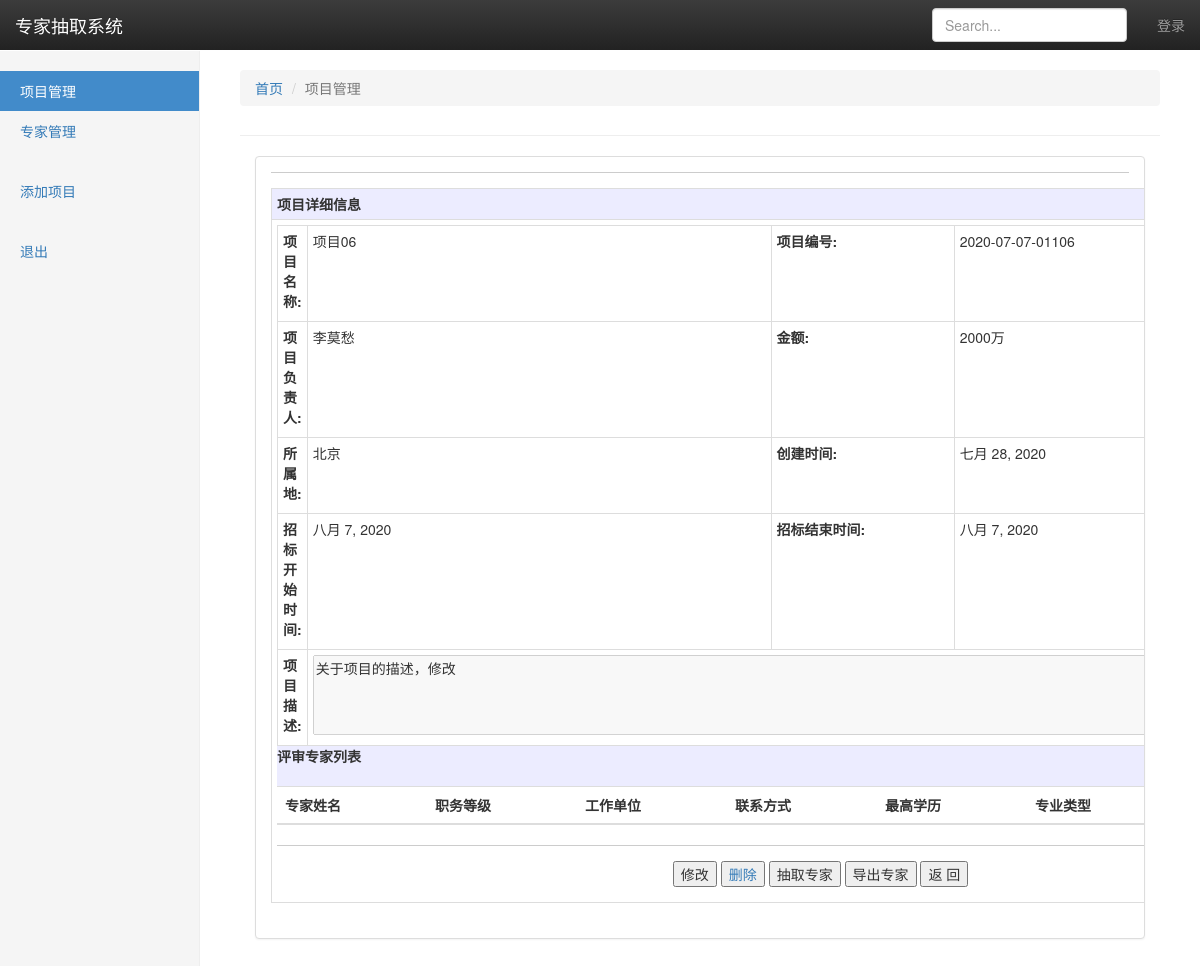
Page /program/detail/6 on the committed database.
### program/models.py (models this page shows, shortened)
class Program(models.Model):
    id = models.AutoField(primary_key=True)
    visible = models.BooleanField(default=True)
    seq = models.CharField(max_length=100, null=False, verbose_name="项目编号")
    name = models.CharField(max_length=500, verbose_name="项目名称", null=False)
    desp = models.CharField(max_length=1000, verbose_name="项目描述", null=True)
    responser = models.CharField(max_length=100, verbose_name="项目负责人", null=False)
    location = models.CharField(max_length=100, verbose_name="所属地", null=True)
    money = models.CharField(max_length=100, null=True,verbose_name="招标金额")
    program_date = models.DateField(verbose_name="创建时间")
    start_date = models.DateField(verbose_name="评标开始时间")
    end_date = models.DateField(verbose_name="评标截止时间")
    class Meta:
        verbose_name = '项目'
        verbose_name_plural = verbose_name

### program/views.py (the view)
# urls.py: path('detail/<int:program_id>', views.program_detail, name='detail'),
def program_detail(request, program_id):
    try:
        program_detail_info = Program.objects.get(id=program_id)
    except:
        return HttpResponse("项目不存在， ID:", program_id)
    comment_list = Comments.objects.filter(program__id = program_id).exclude(status="nok")
    return render(request, 'program_detail.html', {"expert_list" : comment_list, "program": program_detail_info})

### template/program_detail.html (shortened to what this page needs)
<!DOCTYPE html>
{% load static %}
<html lang="zh-CN">
<head>
  <link rel="stylesheet" href = "{%static 'css/bootstrap.min.css'%}">
  <link rel="stylesheet" href="{%static 'css/bootstrap-theme.min.css'%}">
  {% load static %}
</head>
<body>
  <nav class="navbar navbar-inverse navbar-fixed-top">
    <div class="container-fluid">
      <div class="navbar-header">
        <a class="navbar-brand" href="#">专家抽取系统</a>
      </div>
      <div id="navbar" class="navbar-collapse collapse">
        <ul class="nav navbar-nav navbar-right">
          {% if user.is_authenticated %}
          <li class="nav-item dropdown">
            <a><strong>用户</strong>：{{ user.username }}</a>
          </li>
          <li class="nav-item dropdown">
            <a href="/experts/login_out/">退出登陆</a>
          </li>
          {% else %}
          <li class="nav-item">
            <a class="nav-link" href="/experts/login/">登录</a>
          </li>
          {% endif %}
        </ul>
        <form class="navbar-form navbar-right">
          <input type="text" class="form-control" placeholder="Search...">
        </form>
      </div>
    </div>
  </nav>
  <div class="container-fluid">
    <div class="row">
      <div class="col-sm-3 col-md-2 sidebar">
        <ul class="nav nav-sidebar">
          <li class="active"><a href="{% url 'index' %}">项目管理 <span class="sr-only">(current)</span></a></li>
          <li><a href="{% url 'list' %}">专家管理</a></li>
        </ul>
        <ul class="nav nav-sidebar">
          <li><a href="{% url 'addProgram' %}">添加项目</a></li>
        </ul>
		<ul class="nav nav-sidebar">
			<li><a href="{% url 'login' %}">退出</a></li>
        </ul>
      </div>
      <div class="col-sm-9 col-sm-offset-3 col-md-10 col-md-offset-2 main">
		<div class="page-header">
			<ol class="breadcrumb">
				<li><a href="/program/list">首页</a></li>
				<li class="active">项目管理</li>
			</ol>
		</div>
        <div class="col-md-12">
          <div class="panel panel-default">
            <div class="panel-body table-responsive">
              <div
                style="border-bottom:1px solid #ccc; margin-bottom:15px; color:#3299fd; background-repeat:no-repeat; padding-left:20px; background-position: bottom left;">
              </div>
              <form id="inputForm" class="form-horizontal" action="" method="get">
                <table class="table table-bordered table-condensed">
                  <tr>
                    <td style="background-color:#ECECFF;">
                      <b>项目详细信息</b>
                    </td>
                  </tr>
                  <tr>
                    <td>
                      <table class="table table-bordered table-condensed" style="margin-bottom: 0px;">
                  </tr>
                  <tr>
                    <td style="width:15%">
                      <label class="tab_control_label">项目名称: </label>
                    </td>
                    <td style="width:38%">
                      {{program.name}}
                    </td>
                    <td style="width:15%"><label class="tab_control_label">项目编号: </label></td>
                    <td style="width:38%">
                      {{program.seq}}
                    </td>
                  </tr>
                  <tr>
                    <td>
                      <label class="tab_control_label">项目负责人: </label>
                    </td>
                    <td>
                      {{program.responser}}
                    </td>
                    <td><label class="tab_control_label">金额: </label></td>
                    <td>
                      {{program.money}}
                    </td>
                  </tr>
                  <tr>
                    <td><label class="tab_control_label">所属地: </label></td>
                    <td>
                      {{program.location}}
                    </td>
                    <td><label class="tab_control_label">创建时间: </label></td>
                    <td>
                      {{program.program_date}}
                    </td>
                  </tr>
                  <tr>
                    <td><label class="tab_control_label">招标开始时间: </label></td>
                    <td>
                      {{program.start_date}}
                    </td>
                    <td><label class="tab_control_label">招标结束时间: </label></td>
                    <td>
                      {{program.end_date}}
                    </td>
                  </tr>
                  <tr>
                    <td><label class="tab_control_label">项目描述: </label></td>
                    <td colspan="10">
                      <textarea disabled id="remarks" name="remarks" maxlength="1000"
                        style="width: 1100px; height: 80px" placeholder="输入项目简单描述">{{program.desp}}</textarea>
                    </td>
                  </tr>
                </table>
              </form>
            </div>
          </div>
        </div>
      </div>
      <table class="table table-striped">
        <thead>
          <tr>
            <div style="background-color:#ECECFF; height: 40px">
              <b>评审专家列表</b>
            </div>
          </tr>
        </thead>
        <thead>
          <tr>
            <th>专家姓名</th>
            <th>职务等级</th>
            <th>工作单位</th>
            <th>联系方式</th>
            <th>最高学历</th>
            <th>专业类型</th>
          </tr>
        </thead>
      </table>
    </div>
  </div>
  <div
    style="border-bottom:1px solid #ccc; margin-bottom:15px; color:#3299fd; background-repeat:no-repeat; padding-left:20px; background-position: bottom left;">
  </div>
  <div style="width:350px; display:block; margin:10px auto;">
    <button type="button" class="btn-blu-btn" onclick="location.href='/program/modify/{{program.id}}';">修改</button>
    <a href="/program/deleteProgram/{{program.id}}" onclick="return del('确认要删除该项目吗？', this.href)">
      <button type="button" class="btn-blu-btn">删除</button>
    </a>
    <button type="button" class="btn-blu-btn"
      onclick="location.href='/program/selectExperts/{{program.id}}';">抽取专家</button>
    <button type="button" class="btn-blu-btn" onclick="location.href='/program/download/{{program.id}}';">导出专家</button>
    <button type="button" class="btn-cancel" onclick="history.go(-1)">返 回</button>
  </div>
</body>
</html>

### template/program_detail.html (style rules this page uses)
body { padding-top: 50px; }
.navbar-fixed-top { border: 0; }
.sidebar { display: none; }
@media (min-width: 768px) { .sidebar { position: fixed; top: 51px; bottom: 0; left: 0; z-index: 1000; display: block; padding: 20px; overflow-x: hidden; overflow-y: auto; background-color: #f5f5f5; border-right: 1px solid #eee; } }
.nav-sidebar { margin-right: -21px; margin-bottom: 20px; margin-left: -20px; }
.nav-sidebar>li>a { padding-right: 20px; padding-left: 20px; }
.nav-sidebar>.active>a, .nav-sidebar>.active>a:hover, .nav-sidebar>.active>a:focus { color: #fff; background-color: #428bca; }
.main { padding: 20px; }
@media (min-width: 768px) { .main { padding-right: 40px; padding-left: 40px; } }
.main .page-header { margin-top: 0; }

### rows in the picture
Program: name "项目06", seq "2020-07-07-01106", responser "李莫愁", money "2000万", location "北京", program_date "七月 28, 2020", start_date "八月 7, 2020", end_date "八月 7, 2020", remarks "关于项目的描述，修改"
